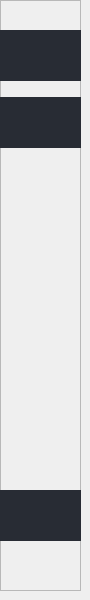
     <widget class="QWidget" name="page_7">
      <widget class="QFrame" name="frame_33">
       <property name="geometry">
        <rect>
         <x>0</x>
         <y>0</y>
         <width>81</width>
         <height>591</height>
        </rect>
       </property>
       <property name="styleSheet">
        <string notr="true">QPushButton {
	/*background-image: url(c:/Users/user/Documents/Ressources_Humaines/icons/16x16/cil-user.png);*/
	background-position: center;
	background-repeat: no-reperat;
	border: none;
	background-color: rgb(40, 44, 52);
}
QPushButton:hover {
	background-color: rgb(33, 37, 43);
}
QPushButton:pressed {	
	background-color: rgb(85, 170, 255);
}</string>
       </property>
       <property name="frameShape">
        <enum>QFrame::StyledPanel</enum>
       </property>
       <property name="frameShadow">
        <enum>QFrame::Raised</enum>
       </property>
       <widget class="QPushButton" name="recla_pb">
        <property name="geometry">
         <rect>
          <x>0</x>
          <y>30</y>
          <width>93</width>
          <height>51</height>
         </rect>
        </property>
        <property name="text">
         <string/>
        </property>
       </widget>
       <widget class="QPushButton" name="cit_pb">
        <property name="geometry">
         <rect>
          <x>0</x>
          <y>97</y>
          <width>93</width>
          <height>51</height>
         </rect>
        </property>
        <property name="text">
         <string/>
        </property>
       </widget>
       <widget class="QPushButton" name="pushButton_15">
        <property name="geometry">
         <rect>
          <x>0</x>
          <y>490</y>
          <width>91</width>
          <height>51</height>
         </rect>
        </property>
        <property name="text">
         <string/>
        </property>
       </widget>
      </widget>
     </widget>
